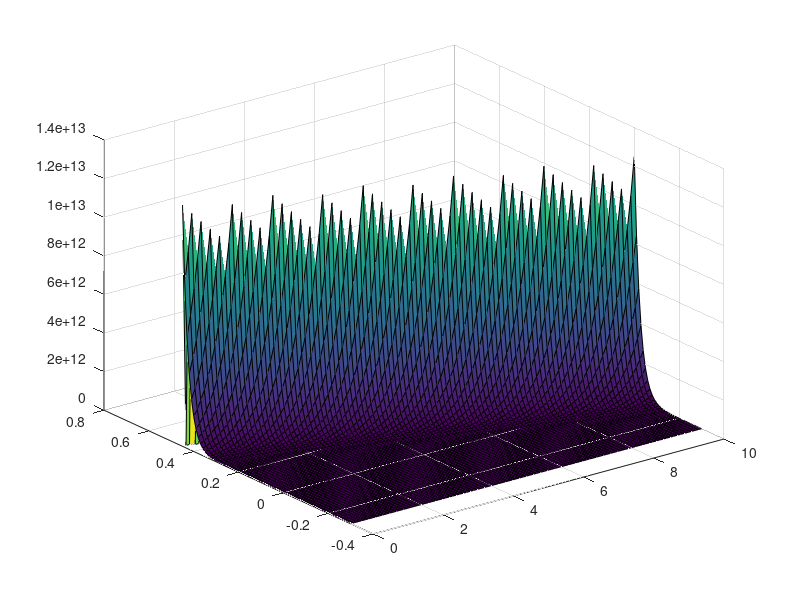
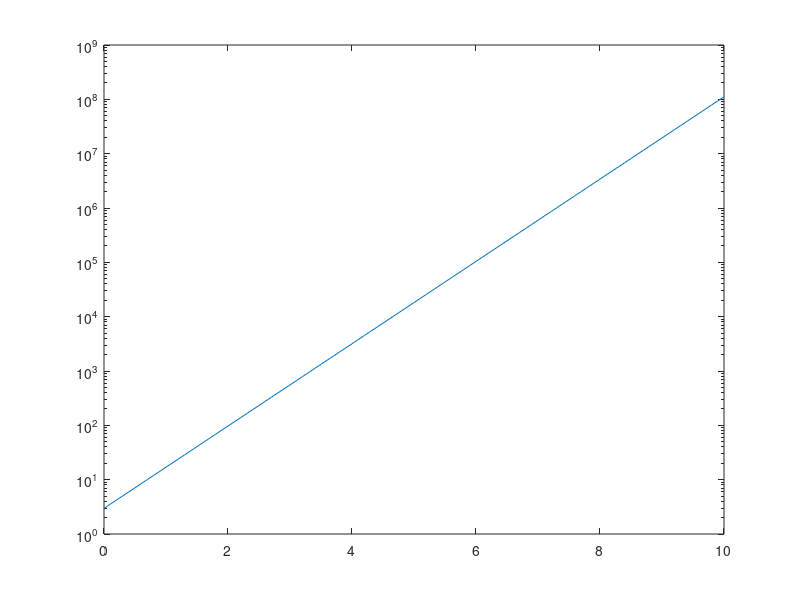

MATLAB code to generate these figures, in order:
clc;
clear all;
close all;

%[E]=textread('RecombStats.txt','%f');

%[m,n]=size(E);

%Eavg=mean(E)

VBOffset=0.45;
ithick=10;
Vth=2E7;
sigma=2.5E-15;
Nv_aSi=2.5E20;
Et=-0.45;
ElecConc=1E-5;
Vt=0.0258;

count=0;
count1=0;

for x=0:0.1:10
    count=count+1;
    Ev=VBOffset-(x*VBOffset/ithick);
    count1=0;
    for Et=-0.3:0.01:Ev
        count1=count1+1;
        HEm(count1,count)=Vth*sigma*Nv_aSi*exp(-(Ev-Et)/Vt);
        x1(count1)=Et;        
    end
        ECap(count)=Vth*sigma*ElecConc;        
        x2(count)=x;  
end

figure(1);
surf(x2,x1,HEm);

figure(2);
semilogy(x2,HEm(1,:));